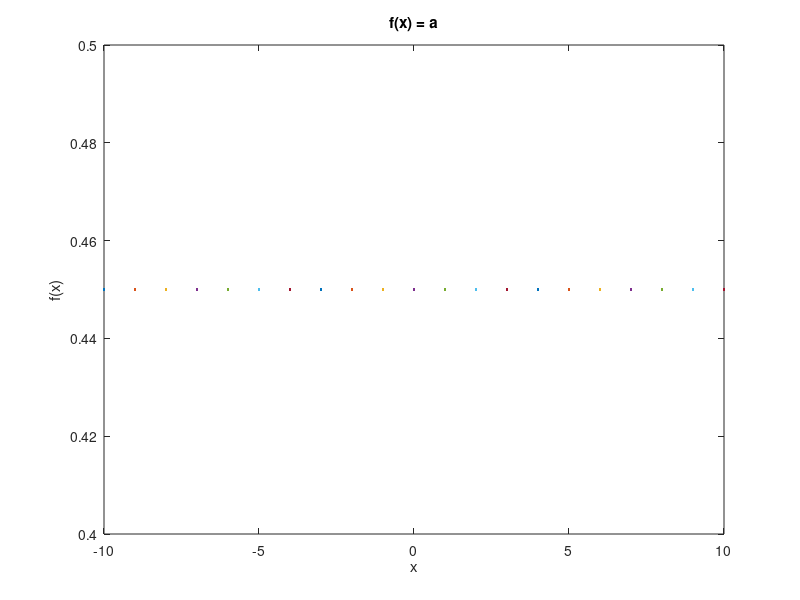

Source code (MATLAB):
% Octave Script
% Title			:Funcion constante
% Description		:Script para graficar una funcion de la forma f(x)=a   
% Author		:Ing Horacio Rosales Velasco (lacho_t) ciberlinux2@gmail.com
% Date			:20210401
% sion		:1
% Usage			:octave> /path/f_constante
% Notes			:Requiere aplicacion octave usar en consola preferentemente

%      f(x) = a
% si se graficá su comportamiento es lineal
%      ^
%    y |
%      |   
%      |____________
%      | 
%      |_____________  > x
%

% limpiar variables
 clear
% Ejemplo f(x) = a
% Rango de -10..10 en i = 1
 x=-10:1:10;
% Valor de la funcion 
 y=0.45; 
% Dibujar x,y
 plot(x,y);
% Titulo
 title("f(x) = a");
% Etiqueta para x
 xlabel("x");
% Etiqueta para y
 ylabel("f(x)");